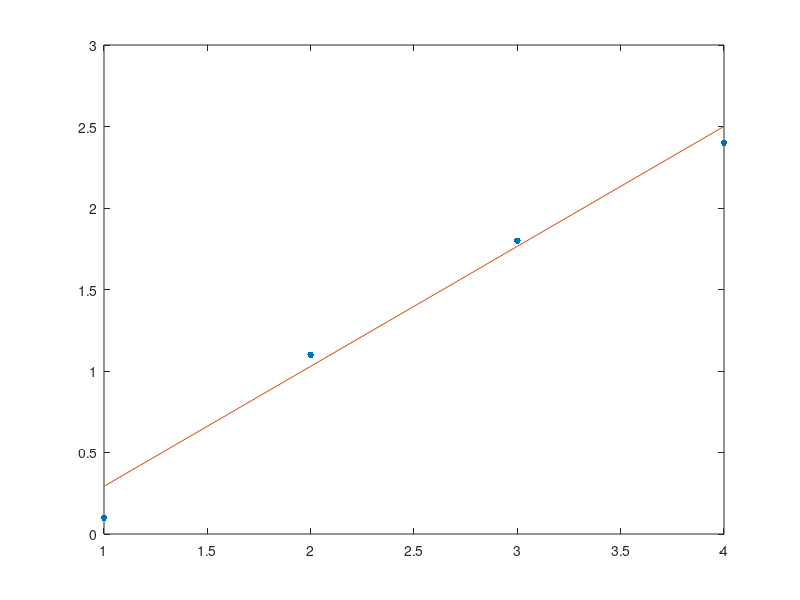

This chart was generated by the following MATLAB code:
%--------------------------------------------------------------------------
%   
%          ADJUSTMENT THEORY I
%    Exercise 7: Adjustment Calculation - part II  
% 
%   Author         : Anastasia Pasioti
%   Version        : October 09, 2018
%   Last changes   : December 14, 2022
%
%--------------------------------------------------------------------------

clc;
clear all;
close all;

%--------------------------------------------------------------------------
%   Task 1: Adjustment of a straight line
%--------------------------------------------------------------------------
x=[1.0; 2.0; 3.0; 4.0];
y=[0.1; 1.1; 1.8; 2.4];

%--------------------------------------------------------------------------
%   Observations and redundancy
%--------------------------------------------------------------------------
%Vector of observations 
L = y;

%Number of observations
no_n = length(L);  

%Number of unknowns
no_u = 2;

%Redundancy
r = no_n-no_u;

%--------------------------------------------------------------------------
%  Stochastic model
%--------------------------------------------------------------------------
%VC Matrix of the observations
s_L=[2 1 4 2];

S_LL = diag(s_L.^2);

%Theoretical reference standard deviation
sigma_0 = 1;      %a priori

%Cofactor matrix of the observations
Q_LL = 1/sigma_0^2*S_LL;

%Weight matrix
P = inv(Q_LL);

%--------------------------------------------------------------------------
%  Adjustment
%--------------------------------------------------------------------------
%Design matrix
A = [x ones(no_n,1)];
    
%Normal matrix
N = A'*P*A;
        
%Vector of right hand side of normal equations
n = A'*P*L;
    
%Inversion of normal matrix / Cofactor matrix of the unknowns
Q_XX = inv(N);
    
%Solution of normal equation
X_hat = Q_XX*n;
    
%Estimated unknown parameters
a_hat=X_hat(1);
b_hat=X_hat(2);
 
%Vector of residuals
v = A*X_hat-L;

%Objective function
vTPv = v'*P*v;

%Vector of adjusted observations
L_hat = L+v;

%Final check
max(abs(L_hat-(a_hat*x+b_hat)))
  
%Empirical reference standard deviation
s_0 = sqrt(vTPv/r);       %a posteriori

%VC matrix of adjusted unknowns
S_XX_hat = s_0^2*Q_XX;

%Standard deviation of the adjusted unknowns
s_X = sqrt(diag(S_XX_hat));

%Cofactor matrix of adjusted observations
Q_LL_hat = A*Q_XX*A';

%VC matrix of adjusted observations
S_LL_hat = s_0^2*Q_LL_hat;

%Standard deviation of the adjusted observations
s_L_hat = sqrt(diag(S_LL_hat));

%Cofactor matrix of the residuals
Q_vv = Q_LL-Q_LL_hat;

%VC matrix of residuals
S_vv = s_0^2*Q_vv;

%Standard deviation of the residuals
s_v = sqrt(diag(S_vv));

disp('adjusted unknowns and std')
[X_hat s_X]

disp('residuals and adj. obs. and their std.')
[v s_v L_hat s_L_hat]



plot(x,y,'.','markersize',15)
hold on
plot(x,a_hat*x+b_hat)


